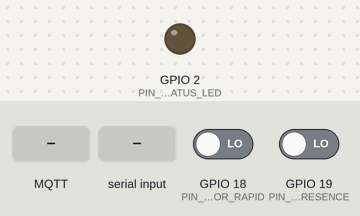
Simulated run of this sketch. Board: ESP32. Parts: output pins drawn as LEDs (lit = HIGH). The test bench sets the inputs (shaded band); at power-on: GPIO 18 (PIN_RADAR_FALL_OR_RAPID) LOW, GPIO 19 (PIN_RADAR_PRESENCE) LOW. WiFi joins after 1.5 s; servers stay silent unless stated; the local clock reads 2024-03-15 10:24:30 at power-on unless the sketch sets it; random numbers use the default seed unless the sketch sets one; no MQTT or app messages arrive unless stated; what the sketch prints to the serial monitor is not drawn.

Above: at 0.0 s.
At 6.4 s:
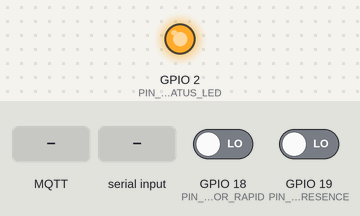
6.5 s: MQTT message "/ota/cmd" arrives on the first subscribed topic
11.5 s: "simulate_fall" received over Serial
13.0 s: MQTT message "simulate_fall" arrives on the first subscribed topic
14.6 s: "simulate_glass_break" received over Serial
16.3 s: MQTT message "simulate_glass_break" arrives on the first subscribed topic
Timing chart, 0 to 18.8 s (numbered marks = the images above; inputs shaded):
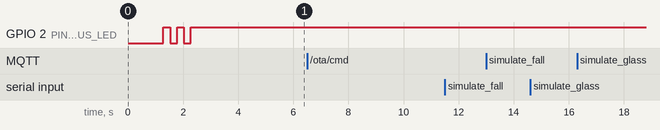

The sketch:

AuraSenseNode.ino
```cpp
/**
 * AuraSense — Arduino Node Foundation
 *
 * Hardware Foundation Sketch for AuraSense ambient guardian network.
 * Compatible with ESP32 / ESP32-S3 boards using the standard Arduino IDE
 * or PlatformIO.
 *
 * Emits compact JSON feature vectors conforming to shared/types/sensor_payload.py
 * over MQTT (QoS 1) with UTC timestamps synchronized via SNTP.
 */

#include "config.h"
#include "NetworkManager.h"
#include "PayloadFormatter.h"
#include "SensorEnv.h"
#include "SensorMotion.h"
#include "SensorOpticalPulse.h"
#include "SensorAudio.h"

// Subsystem instances
NetworkManager networkManager;
SensorEnv sensorEnv;
SensorMotion sensorMotion;
SensorOpticalPulse sensorPulse;
SensorAudio sensorAudio;

// Timing counters (non-blocking)
unsigned long lastEnvPublish = 0;
unsigned long lastMotionPublish = 0;
unsigned long lastPulsePublish = 0;
unsigned long lastAudioPublish = 0;

// Handle incoming commands from AuraSense Hub (e.g. OTA, diagnostic pings)
void onCommandReceived(const char *topic, const uint8_t *payload, unsigned int length) {
    String msg = "";
    for (unsigned int i = 0; i < length; i++) {
        msg += (char)payload[i];
    }
    Serial.printf("[CMD RX] Topic: %s | Message: %s\n", topic, msg.c_str());

    // Check if OTA command
    if (strstr(topic, "/ota/cmd") != nullptr) {
        Serial.println("[OTA] Hub requested OTA update sequence. Initiating verification...");
        // In full production, trigger ESP32 httpUpdate via URL in payload
    }
    // Check if diagnostic test trigger
    else if (msg.indexOf("simulate_fall") >= 0) {
        sensorMotion.triggerSimulatedFall();
    } else if (msg.indexOf("simulate_glass_break") >= 0) {
        sensorAudio.triggerSimulatedEvent("glass_break", 0.92f);
    }
}

// Process serial console inputs for fast workbench testing
void checkSerialCommands() {
    if (Serial.available()) {
        char c = Serial.read();
        if (c == 'f' || c == 'F') {
            Serial.println("\n>>> Bench Command: Simulating Fall Event <<<");
            sensorMotion.triggerSimulatedFall();
        } else if (c == 'g' || c == 'G') {
            Serial.println("\n>>> Bench Command: Simulating Glass Break Event <<<");
            sensorAudio.triggerSimulatedEvent("glass_break", 0.94f);
        } else if (c == 'v' || c == 'V') {
            Serial.println("\n>>> Bench Command: Simulating VOC Gas Spike <<<");
            // Will produce VOC IAQ > 250 to test Consensus Matrix Rule 2
        } else if (c == 's' || c == 'S') {
            Serial.println("\n--- AuraSense Node Status ---");
            Serial.printf("Node ID: %s | Firmware: %s\n", NODE_ID, FIRMWARE_VERSION);
            Serial.printf("Network: %s | UTC Epoch: %lu\n",
                          networkManager.isConnected() ? "Connected" : "Disconnected",
                          (unsigned long)networkManager.getEpochSeconds());
            Serial.println("-----------------------------");
        }
    }
}

void setup() {
    Serial.begin(115200);
    delay(1000);
    Serial.println("\n==============================================");
    Serial.println("       AuraSense Node Firmware starting       ");
    Serial.printf("       Node ID: %s\n", NODE_ID);
    Serial.printf("       Firmware: %s\n", FIRMWARE_VERSION);
    Serial.println("==============================================");

    // 1. Initialize Sensors
    #if ENABLE_ENV_SENSOR
    sensorEnv.begin(PIN_I2C_SDA, PIN_I2C_SCL);
    #endif

    #if ENABLE_MOTION_SENSOR
    sensorMotion.begin(PIN_RADAR_PRESENCE, PIN_RADAR_FALL_OR_RAPID);
    #endif

    #if ENABLE_OPTICAL_PULSE_SENSOR
    sensorPulse.begin(PIN_OPTICAL_PULSE, OPTICAL_METER_IMP_PER_KWH);
    #endif

    #if ENABLE_AUDIO_FEATURES
    sensorAudio.begin();
    #endif

    // 2. Initialize Network & MQTT Lifecycle
    networkManager.begin(onCommandReceived);

    Serial.println("[Ready] Node setup complete. Type 'f' for fall, 'g' for glass break, 's' for status.");
}

void loop() {
    // Keep WiFi, NTP, and MQTT active
    networkManager.update();
    checkSerialCommands();

    unsigned long currentMillis = millis();
    uint32_t currentTs = networkManager.getEpochSeconds();

    // --------------------------------------------------------------------------
    // 1. Environmental Sensor Publishing
    // --------------------------------------------------------------------------
    #if ENABLE_ENV_SENSOR
    if (currentMillis - lastEnvPublish >= INTERVAL_ENV_MS) {
        lastEnvPublish = currentMillis;
        EnvReading env = sensorEnv.read();
        if (env.isValid) {
            String payload = PayloadFormatter::formatEnv(
                NODE_ID, currentTs, env.tempC, env.humidityPct, env.pressureHpa, env.vocIaq
            );
            networkManager.publishReading("env", payload);
        }
    }
    #endif

    // --------------------------------------------------------------------------
    // 2. Motion / mmWave Radar Publishing
    // --------------------------------------------------------------------------
    #if ENABLE_MOTION_SENSOR
    if (currentMillis - lastMotionPublish >= INTERVAL_MOTION_MS) {
        lastMotionPublish = currentMillis;
        MotionReading motion = sensorMotion.update();

        // Always publish if presence detected or fall detected, or periodic heartbeat
        String payload = PayloadFormatter::formatMotion(
            NODE_ID, currentTs, motion.presence, motion.breathingRate,
            motion.fallDetected, motion.rapidMovementDetected,
            motion.stationaryReflectionRatio
        );
        networkManager.publishReading("motion", payload);
    }
    #endif

    // --------------------------------------------------------------------------
    // 3. Optical Pulse Utility Power Publishing
    // --------------------------------------------------------------------------
    #if ENABLE_OPTICAL_PULSE_SENSOR
    if (currentMillis - lastPulsePublish >= INTERVAL_PULSE_REPORT_MS) {
        lastPulsePublish = currentMillis;
        PulseMeterReading pulse = sensorPulse.getStatus();
        String payload = PayloadFormatter::formatPulseMeter(
            NODE_ID, currentTs, pulse.totalPulses, pulse.impPerKwh, pulse.activePowerW
        );
        networkManager.publishReading("pulse_meter", payload);
    }
    #endif

    // --------------------------------------------------------------------------
    // 4. Acoustic Event Publishing
    // --------------------------------------------------------------------------
    #if ENABLE_AUDIO_FEATURES
    if (currentMillis - lastAudioPublish >= INTERVAL_AUDIO_MS) {
        lastAudioPublish = currentMillis;
        AudioReading audio = sensorAudio.update();

        // Publish when confidence > 0.4 or periodic normal heartbeat
        if (audio.confidence > 0.4f || (currentMillis % 30000 < INTERVAL_AUDIO_MS)) {
            String payload = PayloadFormatter::formatAudio(
                NODE_ID, currentTs, audio.label, audio.confidence
            );
            networkManager.publishReading("audio", payload);
        }
    }
    #endif

    delay(20); // Yield to FreeRTOS watchdog & background network tasks
}
```

NetworkManager.cpp
```cpp
#include "NetworkManager.h"
#include <time.h>

NetworkManager::NetworkManager()
    : _mqttClient(_wifiClient),
      _cmdCallback(nullptr),
      _lastMqttReconnectAttempt(0),
      _lastWifiReconnectAttempt(0),
      _ntpSynced(false) {}

void NetworkManager::begin(CommandHandlerCallback cmdCallback) {
    _cmdCallback = cmdCallback;
    pinMode(PIN_STATUS_LED, OUTPUT);
    digitalWrite(PIN_STATUS_LED, LOW);

    _mqttClient.setServer(MQTT_BROKER_HOST, MQTT_BROKER_PORT);
    _mqttClient.setBufferSize(768); // Ensure adequate buffer for JSON payloads

    if (_cmdCallback) {
        _mqttClient.setCallback(_cmdCallback);
    }

    connectWiFi();
}

void NetworkManager::connectWiFi() {
    if (WiFi.status() == WL_CONNECTED) return;

    Serial.print("[WiFi] Connecting to SSID: ");
    Serial.println(WIFI_SSID);
    WiFi.mode(WIFI_STA);
    WiFi.begin(WIFI_SSID, WIFI_PASSWORD);

    unsigned long startMs = millis();
    while (WiFi.status() != WL_CONNECTED && (millis() - startMs < 10000)) {
        delay(250);
        Serial.print(".");
        digitalWrite(PIN_STATUS_LED, !digitalRead(PIN_STATUS_LED));
    }

    if (WiFi.status() == WL_CONNECTED) {
        Serial.println("\n[WiFi] Connected! IP: " + WiFi.localIP().toString());
        digitalWrite(PIN_STATUS_LED, HIGH);
        syncNTP();
    } else {
        Serial.println("\n[WiFi] Connection timeout. Will retry in background.");
        digitalWrite(PIN_STATUS_LED, LOW);
    }
}

void NetworkManager::syncNTP() {
    Serial.println("[NTP] Synchronizing UTC time...");
    configTime(GMT_OFFSET_SEC, DAYLIGHT_OFFSET_SEC, NTP_SERVER_1, NTP_SERVER_2);

    time_t now = 0;
    int retry = 0;
    while (now < 100000 && retry < 10) { // wait until epoch > Jan 1 1970
        delay(500);
        time(&now);
        retry++;
    }

    if (now > 100000) {
        _ntpSynced = true;
        Serial.printf("[NTP] Time synchronized! Current UTC Epoch: %lu\n", (unsigned long)now);
    } else {
        Serial.println("[NTP] Warning: Time synchronization pending.");
    }
}

bool NetworkManager::connectMQTT() {
    if (_mqttClient.connected()) return true;
    if (WiFi.status() != WL_CONNECTED) return false;

    Serial.printf("[MQTT] Attempting connection to %s:%d...\n", MQTT_BROKER_HOST, MQTT_BROKER_PORT);

    // Will topic & payload for automatic STALE node marking if abruptly disconnected
    char willTopic[64];
    snprintf(willTopic, sizeof(willTopic), "aurasense/nodes/%s/status", NODE_ID);
    const char *willPayload = "{\"status\":\"OFFLINE\"}";

    if (_mqttClient.connect(MQTT_CLIENT_ID, willTopic, 1, true, willPayload)) {
        Serial.println("[MQTT] Connected successfully!");

        // Subscribe to node commands and OTA triggers
        char subCmdTopic[64];
        char subOtaTopic[64];
        snprintf(subCmdTopic, sizeof(subCmdTopic), "aurasense/nodes/%s/cmd", NODE_ID);
        snprintf(subOtaTopic, sizeof(subOtaTopic), "aurasense/nodes/%s/ota/cmd", NODE_ID);

        _mqttClient.subscribe(subCmdTopic, 1);
        _mqttClient.subscribe(subOtaTopic, 1);
        Serial.printf("[MQTT] Subscribed to %s and %s\n", subCmdTopic, subOtaTopic);

        // Publish ONLINE status
        _mqttClient.publish(willTopic, "{\"status\":\"ONLINE\",\"version\":\"" FIRMWARE_VERSION "\"}", true);
        return true;
    } else {
        Serial.printf("[MQTT] Failed, rc=%d. Will retry.\n", _mqttClient.state());
        return false;
    }
}

void NetworkManager::update() {
    // Check WiFi
    if (WiFi.status() != WL_CONNECTED) {
        if (millis() - _lastWifiReconnectAttempt > 10000) {
            _lastWifiReconnectAttempt = millis();
            connectWiFi();
        }
        return;
    }

    // Check MQTT
    if (!_mqttClient.connected()) {
        if (millis() - _lastMqttReconnectAttempt > 5000) {
            _lastMqttReconnectAttempt = millis();
            connectMQTT();
        }
    } else {
        _mqttClient.loop();
    }
}

bool NetworkManager::isConnected() {
    return WiFi.status() == WL_CONNECTED && _mqttClient.connected();
}

bool NetworkManager::publishReading(const char *sensorType, const String &payloadJson) {
    if (!_mqttClient.connected()) {
        return false;
    }

    char topic[96];
    snprintf(topic, sizeof(topic), "aurasense/nodes/%s/%s", NODE_ID, sensorType);

    bool success = _mqttClient.publish(topic, payloadJson.c_str());
    if (success) {
        Serial.printf("[MQTT TX] %s -> %s\n", topic, payloadJson.c_str());
    } else {
        Serial.printf("[MQTT ERR] Failed to publish to %s\n", topic);
    }
    return success;
}

uint32_t NetworkManager::getEpochSeconds() {
    time_t now;
    time(&now);
    if (now < 100000) {
        // Fallback: approximate using millis if NTP not yet locked
        return 1720000000 + (millis() / 1000);
    }
    return (uint32_t)now;
}
```

NetworkManager.h
```cpp
#ifndef AURASENSE_NETWORK_MANAGER_H
#define AURASENSE_NETWORK_MANAGER_H

#include <Arduino.h>
#include <WiFi.h>
#include <PubSubClient.h>
#include "config.h"

typedef void (*CommandHandlerCallback)(const char *topic, const uint8_t *payload, unsigned int length);

class NetworkManager {
public:
    NetworkManager();
    void begin(CommandHandlerCallback cmdCallback = nullptr);
    void update();
    bool isConnected();

    // Publish a sensor reading payload to "aurasense/nodes/<node_id>/<sensor_type>"
    bool publishReading(const char *sensorType, const String &payloadJson);

    // Returns current UTC epoch seconds (synced via NTP)
    uint32_t getEpochSeconds();

private:
    WiFiClient _wifiClient;
    PubSubClient _mqttClient;
    CommandHandlerCallback _cmdCallback;
    unsigned long _lastMqttReconnectAttempt;
    unsigned long _lastWifiReconnectAttempt;
    bool _ntpSynced;

    void connectWiFi();
    bool connectMQTT();
    void syncNTP();
};

#endif // AURASENSE_NETWORK_MANAGER_H
```

PayloadFormatter.cpp
```cpp
#include "PayloadFormatter.h"
#include <stdio.h>

String PayloadFormatter::formatEnv(
    const char *nodeId,
    uint32_t ts,
    float tempC,
    float humidityPct,
    float pressureHpa,
    float vocIaq
) {
    char buffer[256];
    snprintf(buffer, sizeof(buffer),
        "{\"node_id\":\"%s\",\"ts\":%lu,\"type\":\"env\","
        "\"features\":{\"temp_c\":%.2f,\"humidity_pct\":%.2f,\"pressure_hpa\":%.2f,\"voc_iaq\":%.2f}}",
        nodeId, (unsigned long)ts, tempC, humidityPct, pressureHpa, vocIaq
    );
    return String(buffer);
}

String PayloadFormatter::formatMotion(
    const char *nodeId,
    uint32_t ts,
    bool presence,
    float breathingRate,
    bool fallDetected,
    bool rapidMovementDetected,
    float stationaryReflectionRatio
) {
    char buffer[320];
    snprintf(buffer, sizeof(buffer),
        "{\"node_id\":\"%s\",\"ts\":%lu,\"type\":\"motion\","
        "\"features\":{\"presence\":%s,\"breathing_rate\":%.1f,\"fall_detected\":%s,"
        "\"stationary_reflection_ratio\":%.2f,\"rapid_movement_detected\":%s,\"point_cloud_summary\":[]}}",
        nodeId, (unsigned long)ts,
        presence ? "true" : "false",
        breathingRate,
        fallDetected ? "true" : "false",
        stationaryReflectionRatio,
        rapidMovementDetected ? "true" : "false"
    );
    return String(buffer);
}

String PayloadFormatter::formatPulseMeter(
    const char *nodeId,
    uint32_t ts,
    uint32_t pulseCount,
    uint32_t impPerKwh,
    float activePowerW
) {
    char buffer[256];
    snprintf(buffer, sizeof(buffer),
        "{\"node_id\":\"%s\",\"ts\":%lu,\"type\":\"pulse_meter\","
        "\"features\":{\"pulse_count\":%lu,\"imp_per_kwh\":%lu,\"active_power_w\":%.2f}}",
        nodeId, (unsigned long)ts,
        (unsigned long)pulseCount,
        (unsigned long)impPerKwh,
        activePowerW
    );
    return String(buffer);
}

String PayloadFormatter::formatAudio(
    const char *nodeId,
    uint32_t ts,
    const char *label,
    float confidence
) {
    char buffer[256];
    snprintf(buffer, sizeof(buffer),
        "{\"node_id\":\"%s\",\"ts\":%lu,\"type\":\"audio\","
        "\"features\":{\"label\":\"%s\",\"confidence\":%.2f}}",
        nodeId, (unsigned long)ts,
        label, confidence
    );
    return String(buffer);
}
```

PayloadFormatter.h
```cpp
#ifndef AURASENSE_PAYLOAD_FORMATTER_H
#define AURASENSE_PAYLOAD_FORMATTER_H

#include <Arduino.h>

/**
 * PayloadFormatter ensures all serialized JSON strictly conforms
 * to AuraSense shared types defined in shared/types/sensor_payload.py
 * and consumed by hub/services/ingestion.py.
 */
class PayloadFormatter {
public:
    // Format Environmental Payload (BME680 / BME280)
    static String formatEnv(
        const char *nodeId,
        uint32_t ts,
        float tempC,
        float humidityPct,
        float pressureHpa,
        float vocIaq
    );

    // Format Motion / mmWave Radar Payload
    static String formatMotion(
        const char *nodeId,
        uint32_t ts,
        bool presence,
        float breathingRate,
        bool fallDetected,
        bool rapidMovementDetected,
        float stationaryReflectionRatio
    );

    // Format Optical Pulse Meter Payload
    static String formatPulseMeter(
        const char *nodeId,
        uint32_t ts,
        uint32_t pulseCount,
        uint32_t impPerKwh,
        float activePowerW
    );

    // Format Acoustic Event Payload
    static String formatAudio(
        const char *nodeId,
        uint32_t ts,
        const char *label,
        float confidence
    );
};

#endif // AURASENSE_PAYLOAD_FORMATTER_H
```

SensorAudio.cpp
```cpp
#include "SensorAudio.h"

SensorAudio::SensorAudio()
    : _simulatedLabel("none"),
      _simulatedConfidence(0.1f),
      _hasPendingSimulatedEvent(false) {}

bool SensorAudio::begin() {
    Serial.println("[SensorAudio] Initialized acoustic classification module.");
    return true;
}

AudioReading SensorAudio::update() {
    AudioReading reading;

    if (_hasPendingSimulatedEvent) {
        reading.label = _simulatedLabel;
        reading.confidence = _simulatedConfidence;
        _hasPendingSimulatedEvent = false;
        Serial.printf("[SensorAudio] Emitting acoustic classification: %s (conf: %.2f)\n", reading.label, reading.confidence);
    } else {
        reading.label = "none";
        reading.confidence = 0.05f;
    }

    return reading;
}

void SensorAudio::triggerSimulatedEvent(const char *label, float confidence) {
    _simulatedLabel = label;
    _simulatedConfidence = confidence;
    _hasPendingSimulatedEvent = true;
}
```

SensorAudio.h
```cpp
#ifndef AURASENSE_SENSOR_AUDIO_H
#define AURASENSE_SENSOR_AUDIO_H

#include <Arduino.h>

struct AudioReading {
    const char *label;
    float confidence;
};

class SensorAudio {
public:
    SensorAudio();
    bool begin();
    AudioReading update();
    void triggerSimulatedEvent(const char *label, float confidence);

private:
    const char *_simulatedLabel;
    float _simulatedConfidence;
    bool _hasPendingSimulatedEvent;
};

#endif // AURASENSE_SENSOR_AUDIO_H
```

Source omitted: SensorEnv.cpp (2257 bytes), SensorEnv.h (484 bytes), SensorMotion.cpp (1651 bytes), SensorMotion.h (661 bytes), SensorOpticalPulse.cpp (1690 bytes), SensorOpticalPulse.h (681 bytes), config.h (3006 bytes)

Measured:
- after the input at 6.5 s, every drawn part: stays the same
- after the input at 11.5 s, every drawn part: stays the same
- after the input at 13.0 s, every drawn part: stays the same
- after the input at 14.6 s, every drawn part: stays the same
- after the input at 16.3 s, every drawn part: stays the same
